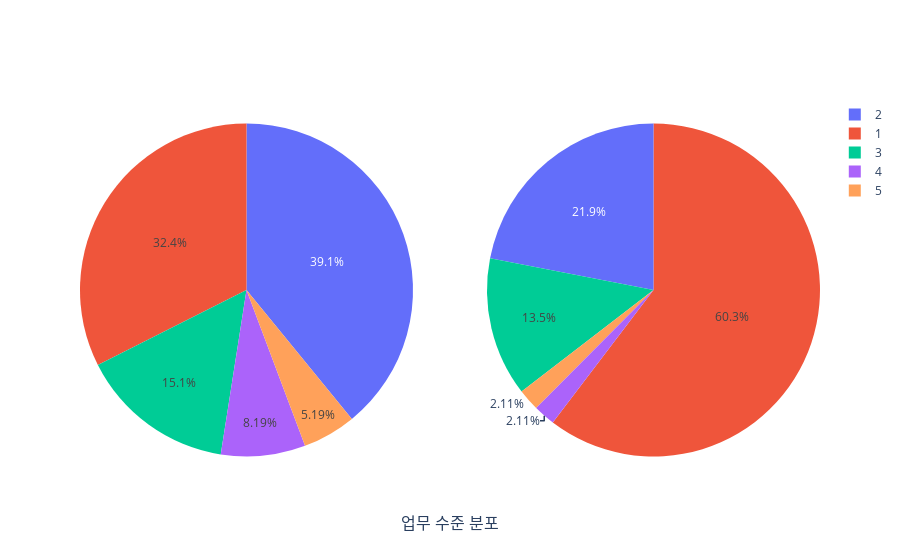

The code cell stored with this chart in its notebook:
### Markdown cell above
#### 4. 업무 수준에 따른 은퇴 비율

왼쪽 그래프는 은퇴하지 않은 사람들의 업무 수준 분포이다.

오른쪽 그래프는 은퇴한 사람들의 업무 수준 분포이다.

은퇴한 사람들의 분포를 보면 업무 수준이 낮은 사람들의 은퇴 비율이 상대적으로 매우 높음을 알 수 있다. 그에 반해 업무 수준이 높은 사람들의 경우 은퇴 비율이 급격히 낮아지는 것을 볼 수 있다.

### Code cell
fig = make_subplots(rows=1, cols=2, specs=[[{'type':'pie'},{'type':'pie'}]], x_title='업무 수준 분포')


                   
fig.add_pie(labels=data[data['Attrition'] != 'Yes'].JobLevel,row=1,col=1)
fig.add_pie(labels=data[data['Attrition'] == 'Yes'].JobLevel,row=1,col=2)

fig.show()
tls.get_embed(py.plot(fig, filename = 'Job_Level_Distribution', auto_open=True))

### Figure 1 — Plotly figure (JSON) as saved in the notebook; plotly's stock layout.template omitted (floating-point values rounded to 4 significant figures; data arrays with more than 128 entries replaced by an {"elided": "..."} marker saying what was removed)
{"data": [{"domain": {"x": [0, 0.45], "y": [0, 1]}, "labels": {"elided": "1233 int values"}, "type": "pie"}, {"domain": {"x": [0.55, 1], "y": [0, 1]}, "labels": {"elided": "237 int values"}, "type": "pie"}], "layout": {"annotations": [{"font": {"size": 16}, "showarrow": false, "text": "업무 수준 분포", "x": 0.5, "xanchor": "center", "xref": "paper", "y": 0, "yanchor": "top", "yref": "paper", "yshift": -30}]}}
